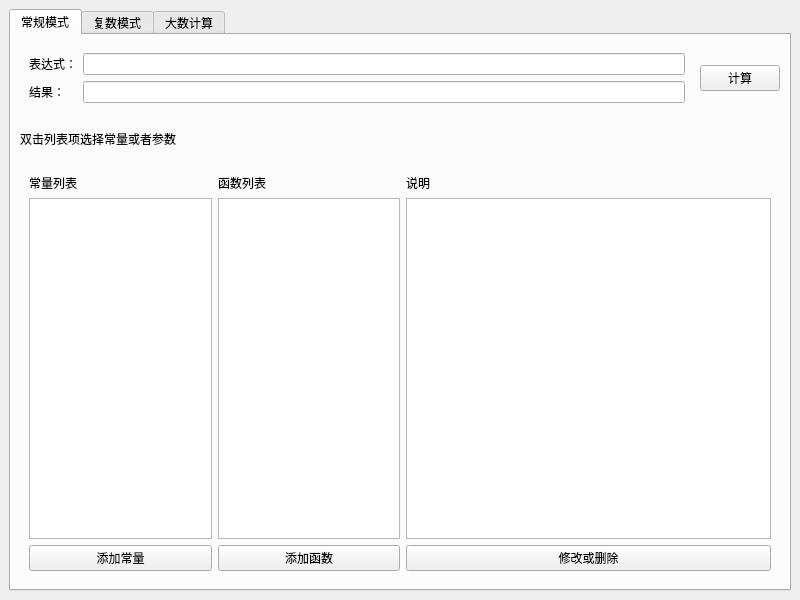
<?xml version="1.0" encoding="UTF-8"?>
<ui version="4.0">
 <class>MainWindow</class>
 <widget class="QMainWindow" name="MainWindow">
  <property name="geometry">
   <rect>
    <x>0</x>
    <y>0</y>
    <width>800</width>
    <height>600</height>
   </rect>
  </property>
  <property name="windowTitle">
   <string>计算器</string>
  </property>
  <widget class="QWidget" name="centralwidget">
   <layout class="QGridLayout" name="gridLayout_3">
    <item row="0" column="0">
     <widget class="QTabWidget" name="tabWidget">
      <property name="currentIndex">
       <number>0</number>
      </property>
      <widget class="QWidget" name="tab_normal">
       <attribute name="title">
        <string>常规模式</string>
       </attribute>
       <layout class="QGridLayout" name="gridLayout_4" rowstretch="2,1,10">
        <item row="0" column="1">
         <widget class="QPushButton" name="pushButton_calculate">
          <property name="text">
           <string>计算</string>
          </property>
         </widget>
        </item>
        <item row="0" column="0">
         <widget class="QWidget" name="widget" native="true">
          <layout class="QGridLayout" name="gridLayout" rowstretch="0,0" columnstretch="0,0">
           <item row="0" column="0">
            <widget class="QLabel" name="label_expression">
             <property name="text">
              <string>表达式：</string>
             </property>
            </widget>
           </item>
           <item row="0" column="1">
            <widget class="QLineEdit" name="lineEdit_expression"/>
           </item>
           <item row="1" column="0">
            <widget class="QLabel" name="label_result">
             <property name="text">
              <string>结果：</string>
             </property>
            </widget>
           </item>
           <item row="1" column="1">
            <widget class="QLineEdit" name="lineEdit_result">
             <property name="focusPolicy">
              <enum>Qt::NoFocus</enum>
             </property>
            </widget>
           </item>
          </layout>
         </widget>
        </item>
        <item row="1" column="0">
         <widget class="QLabel" name="label_tip">
          <property name="text">
           <string>双击列表项选择常量或者参数</string>
          </property>
         </widget>
        </item>
        <item row="2" column="0" colspan="2">
         <widget class="QWidget" name="widget_2" native="true">
          <layout class="QGridLayout" name="gridLayout_2" columnstretch="0,0,1,1,2">
           <item row="1" column="2">
            <widget class="QListWidget" name="listWidget_constants">
             <property name="enabled">
              <bool>true</bool>
             </property>
             <property name="sizePolicy">
              <sizepolicy hsizetype="Expanding" vsizetype="Expanding">
               <horstretch>0</horstretch>
               <verstretch>0</verstretch>
              </sizepolicy>
             </property>
            </widget>
           </item>
           <item row="0" column="2">
            <widget class="QLabel" name="label">
             <property name="text">
              <string>常量列表</string>
             </property>
            </widget>
           </item>
           <item row="2" column="3">
            <widget class="QPushButton" name="pushButton_add_function">
             <property name="text">
              <string>添加函数</string>
             </property>
            </widget>
           </item>
           <item row="0" column="4">
            <widget class="QLabel" name="label_3">
             <property name="text">
              <string>说明</string>
             </property>
            </widget>
           </item>
           <item row="1" column="4">
            <widget class="QTextBrowser" name="textBrowser"/>
           </item>
           <item row="0" column="3">
            <widget class="QLabel" name="label_2">
             <property name="text">
              <string>函数列表</string>
             </property>
            </widget>
           </item>
           <item row="2" column="2">
            <widget class="QPushButton" name="pushButton_add_constant">
             <property name="text">
              <string>添加常量</string>
             </property>
            </widget>
           </item>
           <item row="2" column="4">
            <widget class="QPushButton" name="pushButton_modify">
             <property name="text">
              <string>修改或删除</string>
             </property>
            </widget>
           </item>
           <item row="1" column="3">
            <widget class="QListWidget" name="listWidget_functions">
             <property name="sizePolicy">
              <sizepolicy hsizetype="Expanding" vsizetype="Expanding">
               <horstretch>0</horstretch>
               <verstretch>0</verstretch>
              </sizepolicy>
             </property>
            </widget>
           </item>
          </layout>
         </widget>
        </item>
       </layout>
      </widget>
      <widget class="QWidget" name="tab_complex">
       <attribute name="title">
        <string>复数模式</string>
       </attribute>
      </widget>
      <widget class="QWidget" name="tab_big">
       <attribute name="title">
        <string>大数计算</string>
       </attribute>
      </widget>
     </widget>
    </item>
   </layout>
  </widget>
 </widget>
 <resources/>
 <connections/>
</ui>
